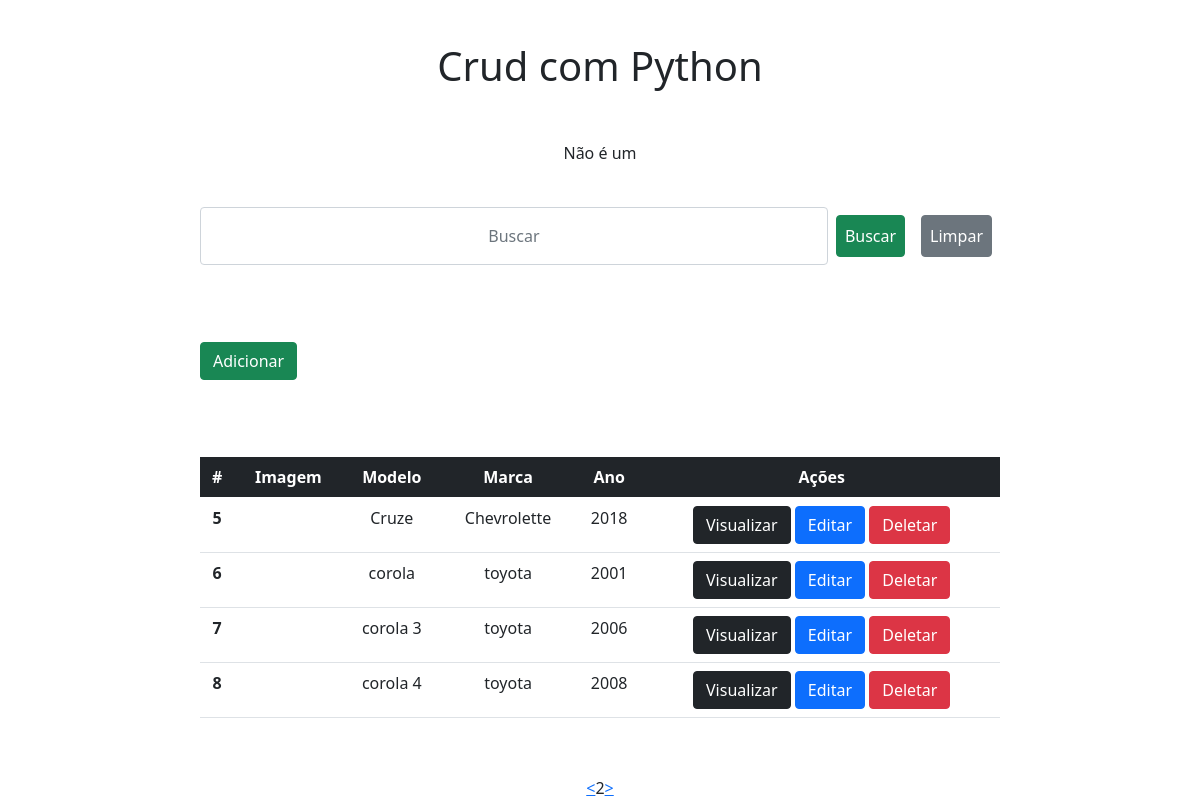
Before: /?page=2 with the older database file.
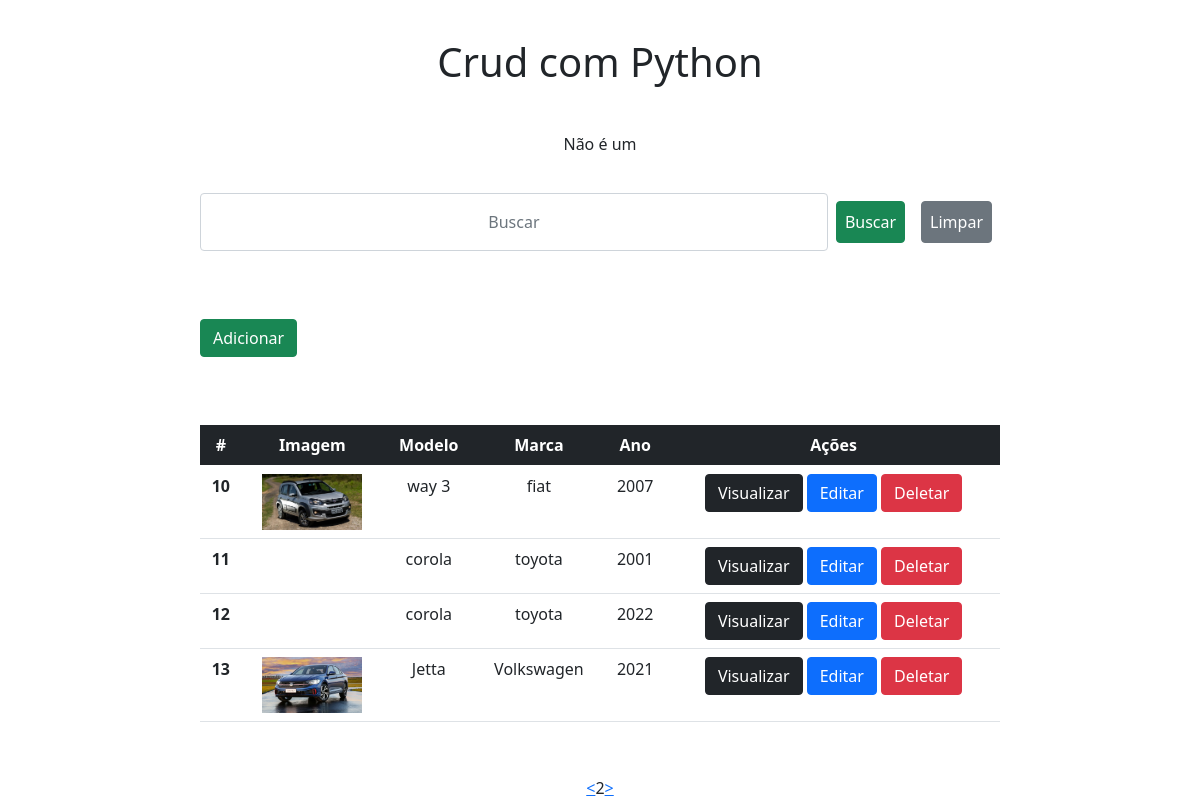
After: the same page with the newer database file.
### app/models.py (models this page shows)
class Carro(models.Model):
    imagem = models.ImageField(
        blank=True, upload_to="uploads", default="media/uploads/padraoCarro.jpg"
    )
    modelo = models.CharField(max_length=50)
    marca = models.CharField(max_length=50)
    ano = models.IntegerField()
    placa = models.CharField(max_length=50)

### app/views.py (the view)
# urls.py: path("", home, name="home"),
def home(request):
    data = {
    }
    search = request.GET.get("search")
    if search:
        data["db"] = Carro.objects.filter(modelo__icontains=search)
    else:
        data["db"] = Carro.objects.all()
    """ get context data """
    all = Carro.objects.all()
    paginator = Paginator(all, 4)  # numero de objetos na pagina
    pages = request.GET.get("page")
    data["db"] = paginator.get_page(pages)
    return render(request, "index.html", data)
    """ estou tentando trocar paginator para a chave pg para não entrar em conflito com a chave db do dicionario data """
    """ https://acervolima.com/python-upload-de-imagens-em-django/ """

### app/templates/index.html (shortened to what this page needs)
<!DOCTYPE html>
<html lang="pt-br">
<head>
  <link href="https://cdn.jsdelivr.net/npm/bootstrap@5.0.2/dist/css/bootstrap.min.css" rel="stylesheet">
  <link rel="stylesheet" href="./static/css/style.css">
</head>
<body>
  <div class="col-8 m-auto pt-2 pb-2 text-center">
    <h1>Crud com Python</h1>
  </div>
  {% if carro == 'Fiat Toro' %}
    Esse é um carro: {{carro}}
  {% else %}
    Não é um {{carro}}
  {% endif %}
  <div class="col-8 m-auto pt-2 pb-2 text-center">
    <form action="?" method="get" class="d-flex">
      <input type="text" id="search" name="search" class=" p-2 form-control text-center flex-grow-1" placeholder="Buscar" value="{{ request.GET.search }}" autocomplete="off">
      <input type="submit" class="p-2 m-2 btn btn-success" value="Buscar">
      <a href="{% url 'home' %}" class="p-2 m-2 btn btn-secondary">Limpar</a>
    </form>
  </div>
  <div class="col-8 m-auto pt-0 pb-0 text-left">
    <a href="form/" class="btn btn-success">Adicionar</a>
  </div>
  <div class="col-8 m-auto pt-2 pb-2 text-center">
    <table class="table">
      <thead class="table-dark">
        <tr>
          <th scope="col">#</th>
          <th scope="col">Imagem</th>
          <th scope="col">Modelo</th>
          <th scope="col">Marca</th>
          <th scope="col">Ano</th>
          <th scope="col">Ações</th>
        </tr>
      </thead>
      <tbody>
      {% for dbs in db %}
        <tr>
          <th>{{dbs.id}}</th>
          <td>
            {% if dbs.imagem %}
              <a href="/view/{{dbs.id}}">
                <img src="{{ dbs.imagem.url }}" alt="" width="100">
              </a>
            {% endif %}
          </td>
          <td>{{dbs.modelo}}</td>
          <td>{{dbs.marca}}</td>
          <td>{{dbs.ano}}</td>
          <td>
            <a href="/view/{{dbs.id}}" class="btn btn-dark">Visualizar</a>
            <a href="/edit/{{dbs.id}}" class="btn btn-primary">Editar</a>
            <a href="/delete/{{dbs.id}}" class="btn btn-danger btnDel">Deletar</a>
          </td>
        </tr>
      {% endfor %}
      </tbody>
    </table>
  </div>
  <div class="pagination">
    <div class="pagination_previous">
      {% if db.has_previous %}
        <a href="?page={{db.previous_page_number}}"> < </a>
      {% endif %}
    </div>
    <div class="pagination_current">
      {{ db.number }}
    </div>
    <div class="pagination_next">
      {% if db.has_next %}
        <a href="?page={{db.next_page_number}}"> > </a>
      {% endif %}
    </div>
  </div>
  {% load static %}
</body>
</html>

Changed rows visible on the page:
no longer on this page (row edited): Carro: id "5", modelo "Cruze", marca "Chevrolette", ano "2018"
removed Carro: id "6", modelo "corola", marca "toyota", ano "2001"
removed Carro: id "7", modelo "corola 3", marca "toyota", ano "2006"
no longer on this page (row unchanged): Carro: id "8", modelo "corola 4", marca "toyota", ano "2008"
now on this page (row edited): Carro: id "10", imagem (picture), modelo "way 3", marca "fiat", ano "2007"
now on this page (row unchanged): Carro: id "11", modelo "corola", marca "toyota", ano "2001"
now on this page (row unchanged): Carro: id "12", modelo "corola", marca "toyota", ano "2022"
added Carro: id "13", imagem (picture), modelo "Jetta", marca "Volkswagen", ano "2021"
